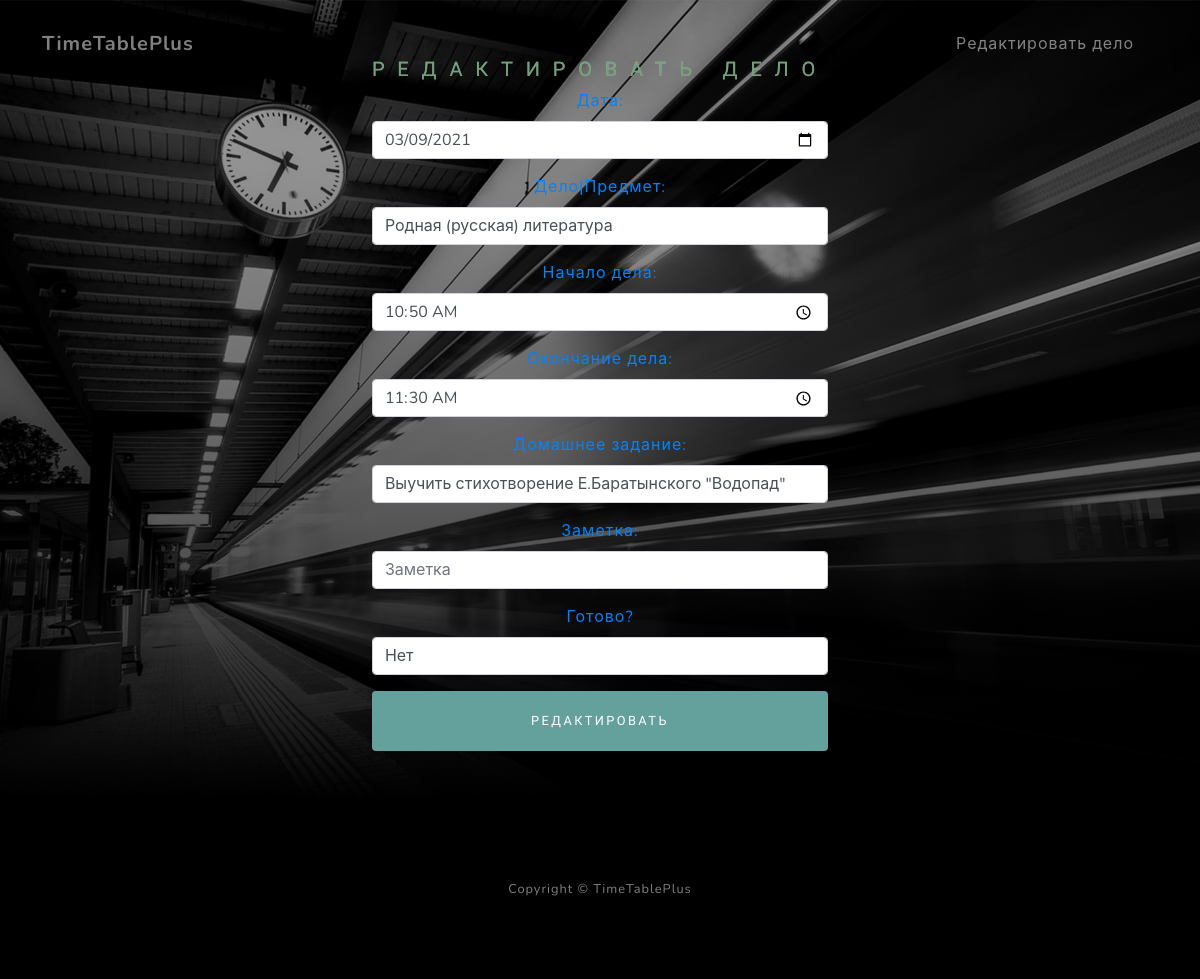
The page /schedule/edit/3/ (signed in) on the database as committed earlier.
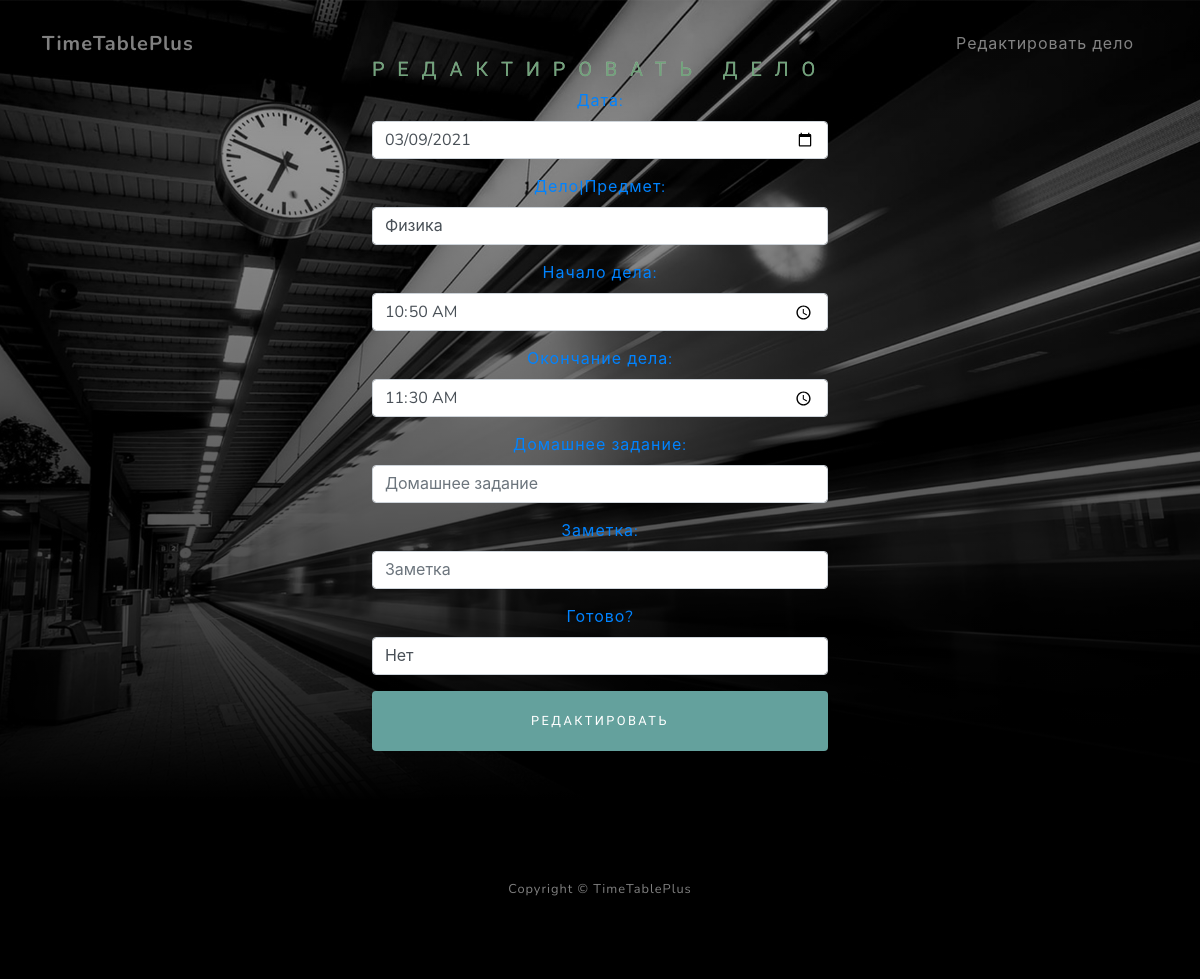
The same page on the database as committed later.
### Schedule/models.py (models this page shows, shortened)
class Schedule(models.Model):
    user = models.ForeignKey(User, on_delete=models.CASCADE, verbose_name='id пользователя', unique=False, help_text='Id пользователя должен быть в виде одного числа', null=True)
    time_start = models.TimeField(verbose_name='время начала', max_length=50, unique=False)
    time_end = models.TimeField(verbose_name='время конца', max_length=50, unique=False)
    date = models.DateField(verbose_name='дата', unique=False, null=True)
    affair = models.CharField(verbose_name='дело', max_length=200, unique=False, help_text='Дела должны быть в виде обычного текста', blank=False)
    note = models.CharField(verbose_name='заметка', max_length=200, unique=False, help_text='Заметки должны быть в виде обычного текста', blank=True)
    homework = models.CharField(verbose_name='домашнее задание', max_length=200, unique=False, default=None, help_text='Домашнее задание должны быть в виде обычного текста',
                                blank=True)
    is_ready = models.BooleanField(verbose_name='готово?', default=False, help_text='Готово? принимает только значение True или False')
    class Meta:
        managed = True
        verbose_name = 'расписание'
        ordering = ['date', ]

### Schedule/views.py (the view, shortened to what this page needs)
# urls.py: path('edit/<int:pk>/', UpdateAffairSchedule.as_view(), name='update_schedule'),
class UpdateAffairSchedule(SuccessMessageMixin, LoginRequiredMixin, UserPassesTestMixin, UpdateView):
    model = Schedule
    template_name = 'Schedule/update_schedule.html'
    form_class = CreateAffairScheduleForm
    @logger.catch
    def test_func(self):
        obj = Schedule.objects.get(pk=self.kwargs['pk'])
        if obj.user.id == self.request.user.id:
            return True
        elif self.request.user.is_staff:
            return True

### Schedule/templates/Schedule/update_schedule.html (shortened to what this page needs)
{% extends 'base.html' %}
{% load static %}
{% block add_settings %}
    <link href="{% static 'TimeTable/css/styles.css' %}" rel="stylesheet"/>
{% endblock %}
{% block content %}
    <nav class="navbar navbar-expand-lg navbar-light" id="mainNav"
         style="position: absolute; z-index: 100; align-items: center;
    justify-content: space-between;top: 0;right: 0;left: 0;">
        <div class="container">
            <a class="navbar-brand" href="{% url 'main_page' %}">TimeTablePlus</a>
            <div class="collapse navbar-collapse" id="navbarResponsive">
                <ul class="navbar-nav ml-auto">
                    <li class="nav-item"><a class="nav-link" href="#edit_affair">Редактировать дело</a></li>
                </ul>
            </div>
        </div>
    </nav>
    <header class="masthead" id="edit_affair">
        <div class="container d-flex h-100 align-items-center">
            <div class="mx-auto text-center">
                <h2 class="mx-auto my-0 text-uppercase masthead_h1_custom" style="color: #71a37b;">Редактировать
                    дело</h2>
                <form method="post">
                    {{ form.as_p }}
                    <button type="submit" class="btn btn-primary btn-block">Редактировать</button>
                </form>
            </div>
        </div>
    </header>
    <footer class="footer bg-black small text-center text-white-50">
        <div class="container">Copyright © TimeTablePlus</div>
    </footer>
{% endblock %}

### templates/base.html (shortened to what this page needs)
<!doctype html>
{% load static %}
<html lang="ru" type="text/plain">
<head type="text/plain">
    <link href="{% static 'TimeTable/css/bootstrap.css' %}" rel="stylesheet">
    {% block add_settings %}
    {% endblock %}
</head>
<body>
{% block content %}{% endblock %}
</body>
</html>

Rows that differ between the two databases and show on the page:
changed Schedule "Нет": affair "Родная (русская) литература" → "Физика"; homework "Выучить стихотворение Е.Баратынского \"Водопад\"" → (not shown)
